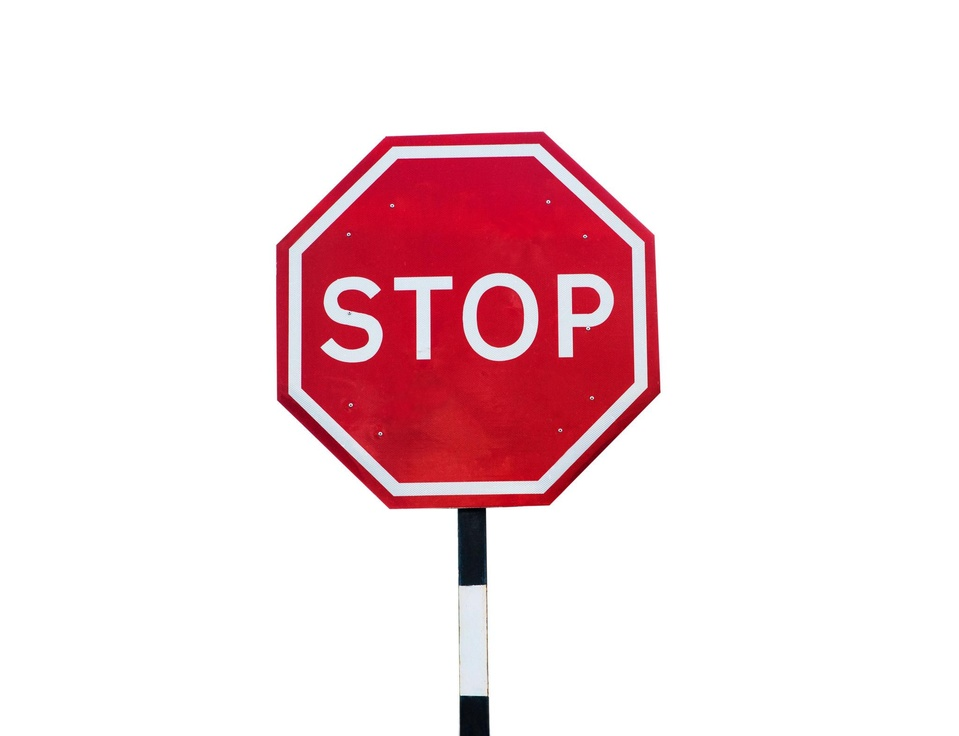
#> input picture image.jpg, 959 x 736 px, shrunk from 2048 x 1571 before the run
$ python prg2.py
#> lines starting #> are read from the running program, lines starting #| are printed output that depends on the picture
#2. Write a Python program to rotate and translate a given image using affine transformation. Display the original image, rotated image, translated image, and combined rotated and translated image.

import cv2
import numpy as np
import matplotlib.pyplot as plt

# Read the image
img = cv2.imread("image.jpg")
#> img is the input picture: shape (736, 959, 3); mean B, G, R 224.4, 220.5, 243.8
img = cv2.cvtColor(img, cv2.COLOR_BGR2RGB)

rows, cols = img.shape[:2]
#> rows = 736; cols = 959

# -------- Rotation --------
angle = 45
center = (cols//2, rows//2)
#> center = (479, 368)
rotation_matrix = cv2.getRotationMatrix2D(center, angle, 1)
rotated = cv2.warpAffine(img, rotation_matrix, (cols, rows))
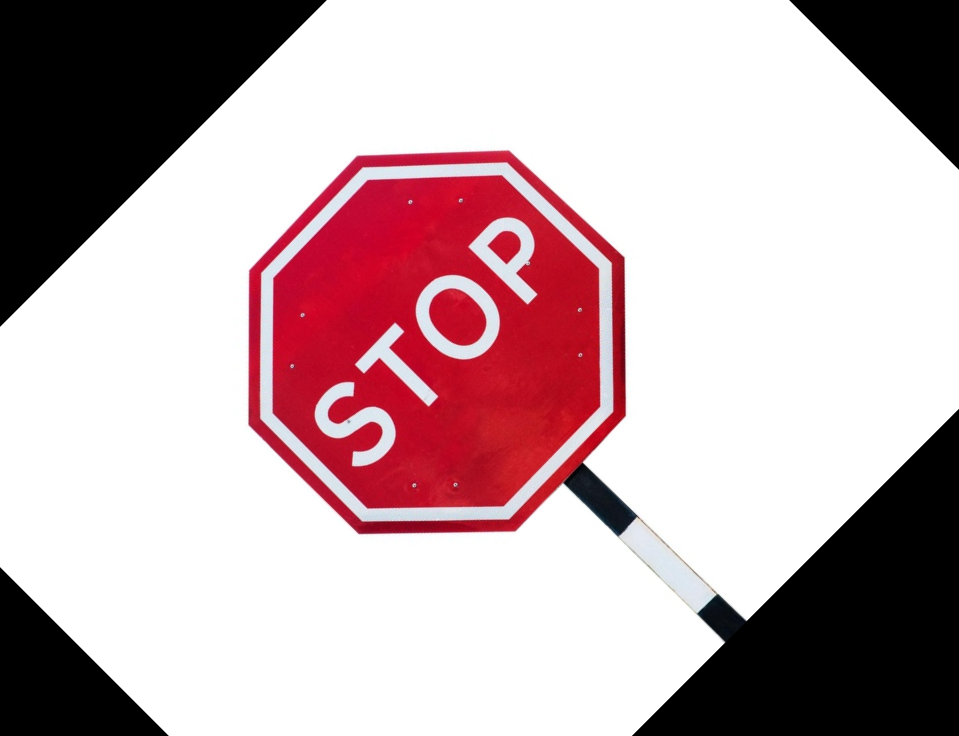
#> rotated: shape (736, 959, 3); mean R, G, B 194.8, 171.5, 175.4

# -------- Translation --------
tx, ty = 60, 70
translation_matrix = np.float32([[1, 0, tx], [0, 1, ty]])
translated = cv2.warpAffine(img, translation_matrix, (cols, rows))
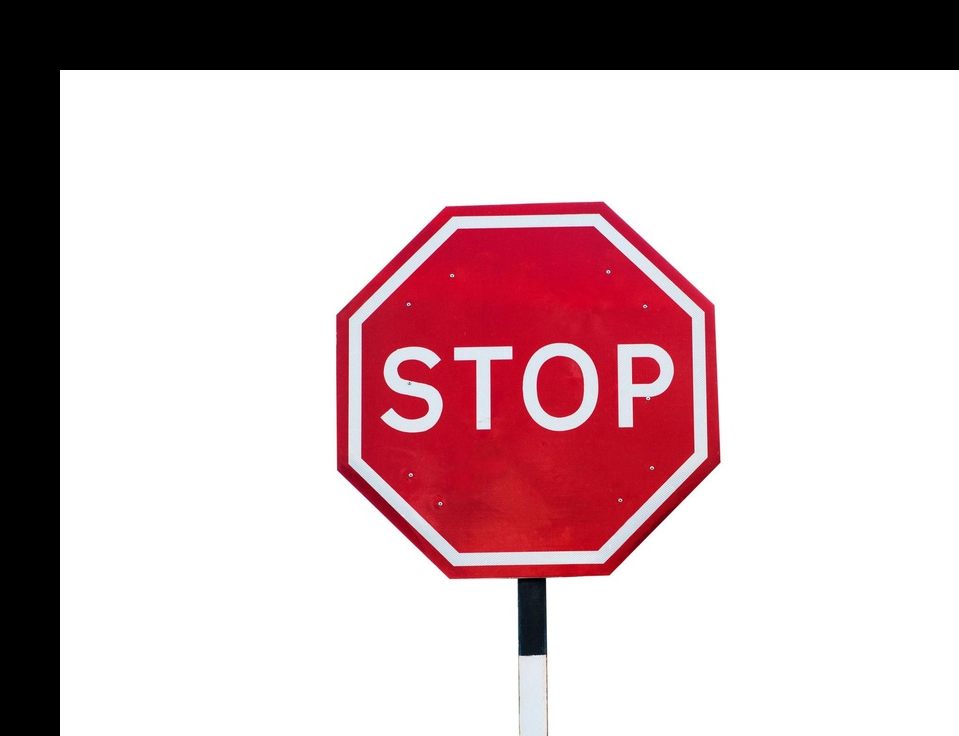
#> translated: shape (736, 959, 3); mean R, G, B 205.5, 182.2, 186.1

# -------- Rotation + Translation --------
combined_matrix = rotation_matrix.copy()
combined_matrix[0,2] += tx
combined_matrix[1,2] += ty

combined = cv2.warpAffine(img, combined_matrix, (cols, rows))
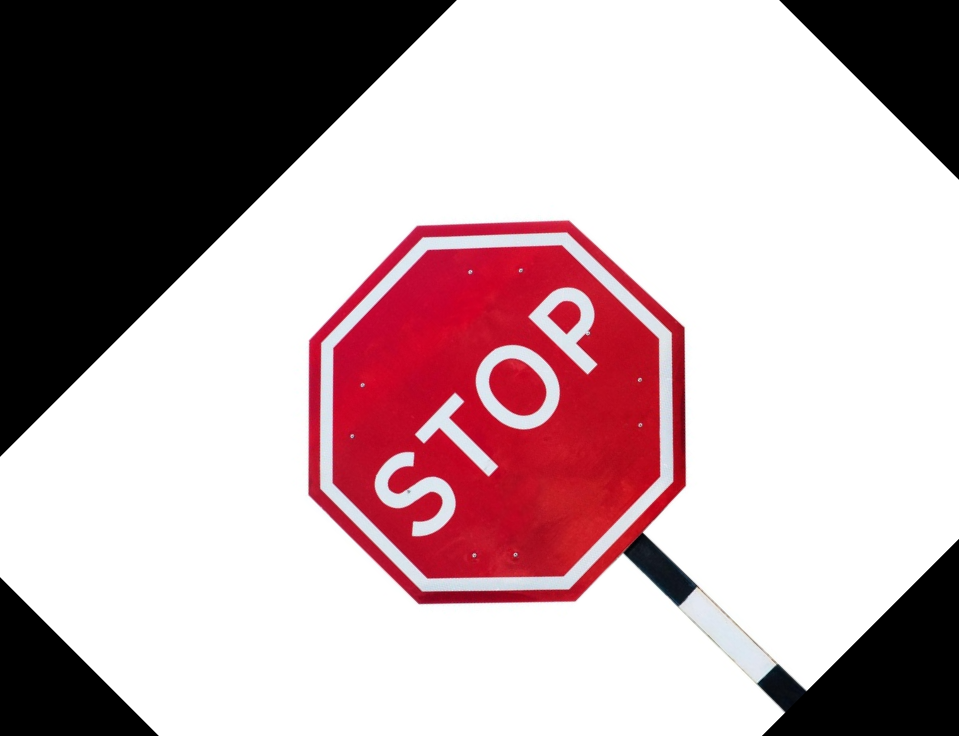
#> combined: shape (736, 959, 3); mean R, G, B 188.6, 165.4, 169.2

# -------- Display Images --------
plt.figure(figsize=(10,8))

plt.subplot(2,2,1)
plt.imshow(img)
plt.title("Original Image")
plt.axis("off")

plt.subplot(2,2,2)
plt.imshow(rotated)
plt.title("Rotated Image")
plt.axis("off")

plt.subplot(2,2,3)
plt.imshow(translated)
plt.title("Translated Image")
plt.axis("off")

plt.subplot(2,2,4)
plt.imshow(combined)
plt.title("Rotated + Translated")
plt.axis("off")

plt.show()
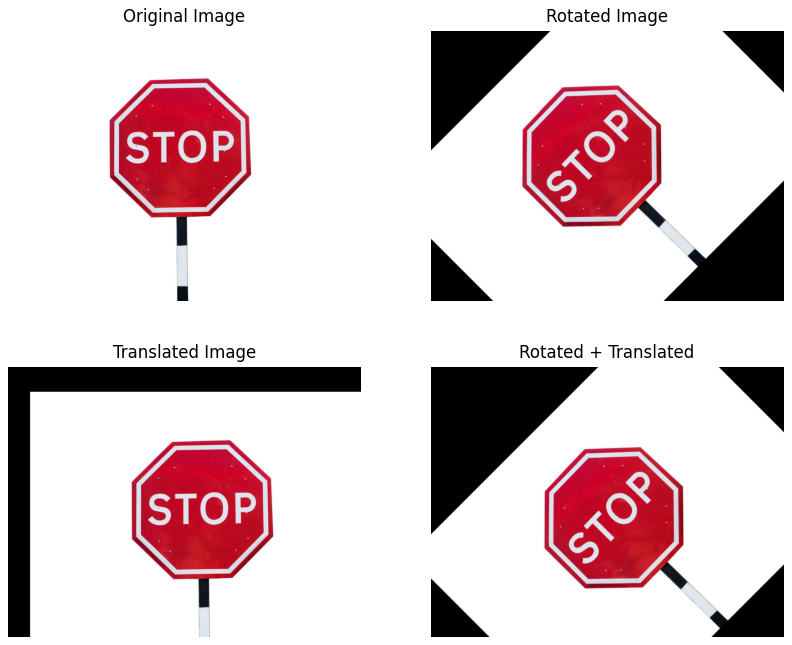
#> figure drawn by matplotlib, 4 panels
